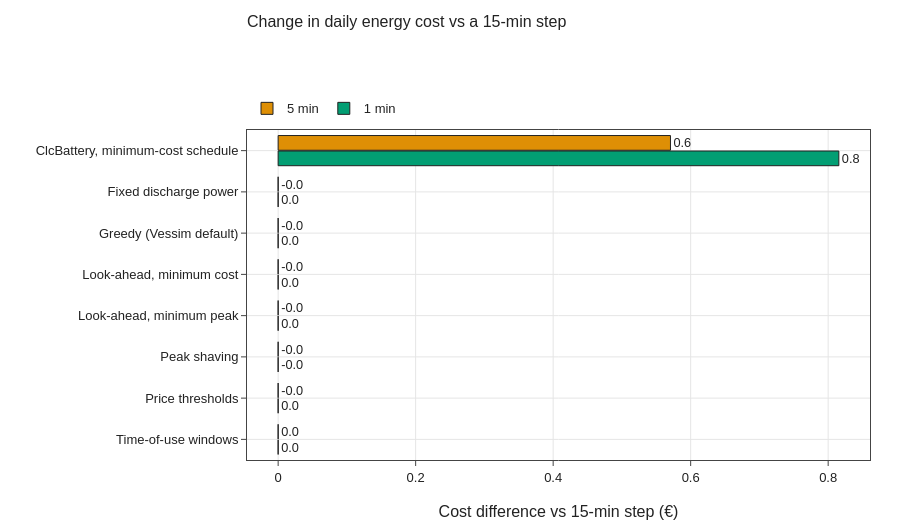

Notebook source saved alongside this figure:
### Markdown cell above
### 3.5 Step-size sensitivity

### Code cell
rows = {}
for (name, label), df in runs.items():
    k = policy_kpis(df, price, battery)
    rows[name, label] = k[["Energy cost (€)", "Peak grid import (kW)",
                           "Battery discharge energy (kWh)"]]
for (name, control, label), df in model_runs.items():
    if name == "ClcBattery (Vessim)" and control == "schedule":
        k = policy_kpis(df, price, battery)
        rows["ClcBattery, minimum-cost schedule", label] = k[[
            "Energy cost (€)", "Peak grid import (kW)", "Battery discharge energy (kWh)"]]
steps = pd.DataFrame(rows).T
cost = steps["Energy cost (€)"].unstack()[list(STEP_SIZES_S)]
delta = cost.sub(cost["15 min"], axis=0)
display(vp.format_table(steps.unstack()[[(c, l) for c in steps.columns for l in STEP_SIZES_S]], 2))
fig = vp.grouped_bars(delta[["5 min", "1 min"]].round(2) + 0.0,   # + 0.0 drops "-0.0"
                      title="Change in daily energy cost vs a 15-min step",
                      y_title="Cost difference vs 15-min step (€)", horizontal=True,
                      height=520)
vp.save(fig, OUT / "step_size", png=True)
fig.show()

### Figure 1 — Plotly figure (JSON) as saved in the notebook; plotly's stock layout.template omitted (floating-point values rounded to 4 significant figures)
{"data": [{"marker": {"color": "#de8f05", "line": {"color": "#222222", "width": 1}}, "name": "5 min", "orientation": "h", "text": ["0.6", "-0.0", "-0.0", "-0.0", "-0.0", "-0.0", "-0.0", "0.0"], "textposition": "outside", "type": "bar", "x": [0.5706, -1.819e-12, -1.819e-12, -1.819e-12, -1.819e-12, -1.819e-12, -1.819e-12, 0.0], "y": ["ClcBattery, minimum-cost schedule", "Fixed discharge power", "Greedy (Vessim default)", "Look-ahead, minimum cost", "Look-ahead, minimum peak", "Peak shaving", "Price thresholds", "Time-of-use windows"]}, {"marker": {"color": "#029e73", "line": {"color": "#222222", "width": 1}}, "name": "1 min", "orientation": "h", "text": ["0.8", "0.0", "0.0", "0.0", "0.0", "-0.0", "0.0", "0.0"], "textposition": "outside", "type": "bar", "x": [0.8155, 1.819e-12, 0.0, 0.0, 0.0, -1.819e-12, 1.819e-12, 0.0], "y": ["ClcBattery, minimum-cost schedule", "Fixed discharge power", "Greedy (Vessim default)", "Look-ahead, minimum cost", "Look-ahead, minimum peak", "Peak shaving", "Price thresholds", "Time-of-use windows"]}], "layout": {"bargap": 0.25, "bargroupgap": 0.05, "barmode": "group", "height": 520, "hovermode": "closest", "showlegend": true, "title": {"text": "Change in daily energy cost vs a 15-min step"}, "xaxis": {"title": {"text": "Cost difference vs 15-min step (€)"}}, "yaxis": {"autorange": "reversed", "title": {"text": ""}}}}
